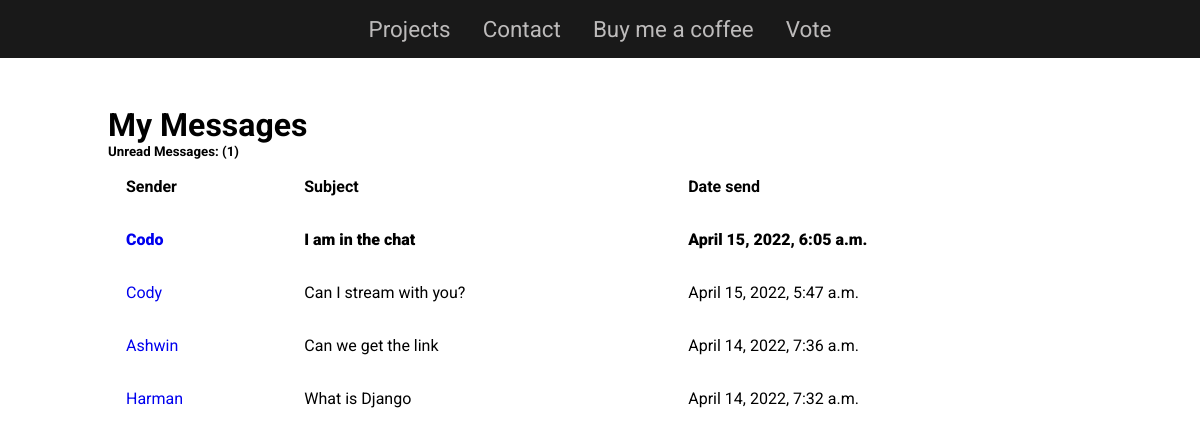
Before: /inbox/ with the older database file.
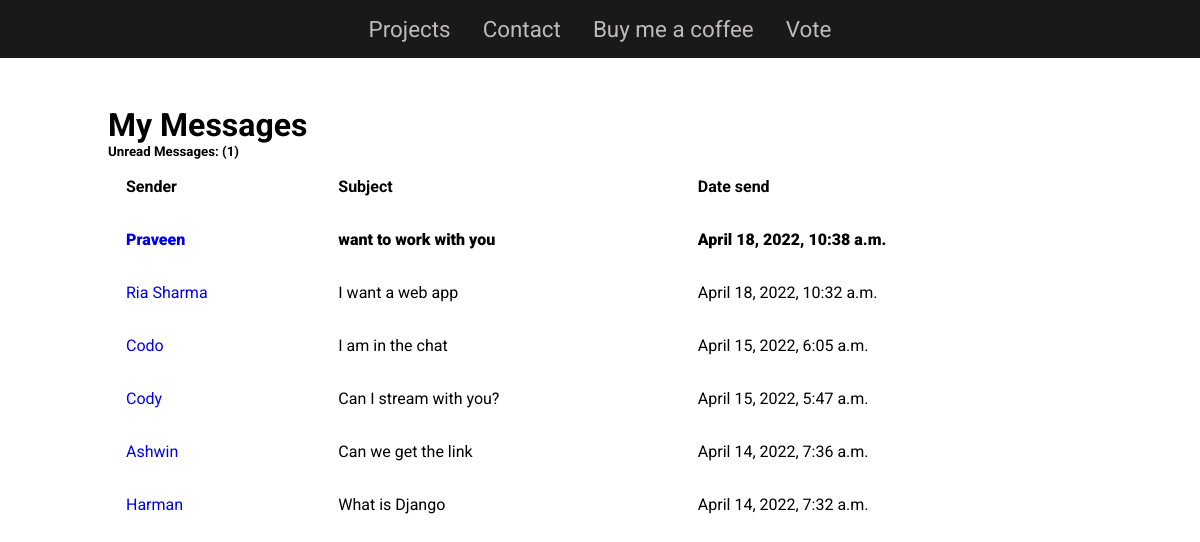
After: the same page with the newer database file.
### base/models.py (models this page shows, shortened)
class Message(models.Model):
    name = models.CharField(max_length=200, null=True)
    email = models.EmailField(unique=True)
    subject = models.CharField(max_length=200, null=True)
    body = models.TextField()
    created = models.DateTimeField(auto_now_add=True)
    is_read = models.BooleanField(default=False)
    id = models.UUIDField(default=uuid.uuid4, unique=True, primary_key=True)

### base/views.py (the view)
# urls.py: path('inbox/', views.inboxPage, name="inbox"),
def inboxPage(request):
    inbox = Message.objects.all().order_by('is_read', '-created')
    unreadCount = Message.objects.filter(is_read=False).count()
    return render(request, 'base/inbox.html', {"inbox":inbox, "unreadCount": unreadCount})

### base/templates/base/inbox.html
{% extends 'base/main.html' %}
{% block content %}
<section class="section section-inbox">
    <div class="container">
        <h3 class="common-heading">My Messages</h3>
        <h5>Unread Messages: ({{unreadCount}})</h5>
        <table class="table">
            <thead>
                <tr>
                    <th>Sender</th>
                    <th>Subject</th>
                    <th>Date send</th>
                </tr>
            </thead>
            <tbody>
                {% for message in inbox %}
                {% if message.is_read %}
                <tr>
                    {% else %}
                <tr style="font-weight:900;">
                    {% endif %}
                    <td title="Click to Open"><a href="{% url 'message' message.id %}">{{message.name}}</a></td>
                    <td>{{message.subject}}</td>
                    <td>{{message.created}}</td>
                </tr>
                {% endfor %}
            </tbody>
        </table>
    </div>
</section>
{% endblock content %}

### base/templates/base/main.html (shortened to what this page needs)
<!DOCTYPE html>
<html lang="en">
{% load static %}
<head>
    <link rel="stylesheet" href="{% static 'styles/style.css' %}">
</head>
<body>
    {% include 'base/navbar.html' %}
    {% block content %}
    {% endblock content %}
</body>
</html>

### base/templates/base/navbar.html (shortened to what this page needs)
<nav>
    <ul>
        <li><a href="{% url 'home' %}">Projects</a></li>
        <li><a href="/#contact-page">Contact</a></li>
        <li><a href="{% url 'donation' %}">Buy me a coffee</a></li>
        <li><a href="{% url 'chart' %}">Vote</a></li>
    </ul>
</nav>

### static/styles/style.css (style rules this page uses)
* { margin: 0; padding: 0; box-sizing: border-box; font-family: "Roboto", sans-serif; }
html { scroll-behavior: smooth; }
a { text-decoration: none; }
.section { max-width: 100%; padding: 2rem 1rem; }
.container { max-width: 100%; width: 1000px; margin: 0 auto; padding: 1rem 0.5rem; }
.common-heading { font-size: 2rem; font-weight: bold; }
nav { padding: 1rem; background-color: #191919; }
nav ul { list-style: none; display: flex; justify-content: center; align-items: center; flex-wrap: wrap; }
nav ul li { padding: 0 1rem; }
nav ul li a { font-size: 1.4rem; font-weight: 400; color: rgb(189, 187, 187); }
table, thead, tbody { width: 100%; text-align: left; }
th, td { padding: 1rem; }

Changed rows visible on the page:
added Message: name "Praveen", subject "want to work with you", created "April 18, 2022, 10:38 a.m."
added Message: name "Ria Sharma", subject "I want a web app", created "April 18, 2022, 10:32 a.m."
changed Message "Codo": is_read False → True (drawn)
